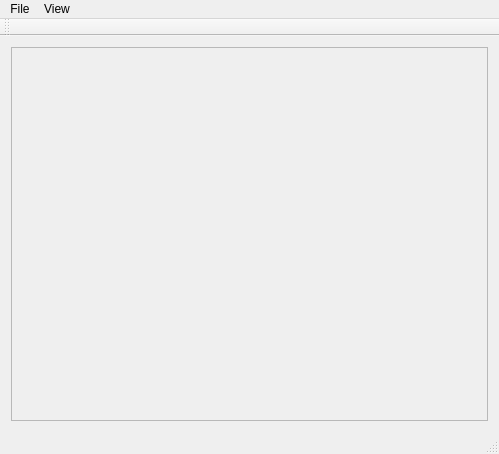
<?xml version="1.0" encoding="UTF-8"?>
<ui version="4.0">
 <class>MainWindow</class>
 <widget class="QMainWindow" name="MainWindow">
  <property name="geometry">
   <rect>
    <x>0</x>
    <y>0</y>
    <width>499</width>
    <height>454</height>
   </rect>
  </property>
  <property name="sizePolicy">
   <sizepolicy hsizetype="Expanding" vsizetype="Expanding">
    <horstretch>0</horstretch>
    <verstretch>0</verstretch>
   </sizepolicy>
  </property>
  <property name="sizeIncrement">
   <size>
    <width>1</width>
    <height>1</height>
   </size>
  </property>
  <property name="windowTitle">
   <string>MainWindow</string>
  </property>
  <widget class="QWidget" name="centralWidget">
   <property name="sizePolicy">
    <sizepolicy hsizetype="Expanding" vsizetype="Expanding">
     <horstretch>0</horstretch>
     <verstretch>0</verstretch>
    </sizepolicy>
   </property>
   <property name="sizeIncrement">
    <size>
     <width>1</width>
     <height>1</height>
    </size>
   </property>
   <layout class="QVBoxLayout" name="verticalLayout_2">
    <item>
     <widget class="QScrollArea" name="scrollArea">
      <property name="widgetResizable">
       <bool>true</bool>
      </property>
      <widget class="QWidget" name="scrollAreaWidgetContents">
       <property name="geometry">
        <rect>
         <x>0</x>
         <y>0</y>
         <width>479</width>
         <height>381</height>
        </rect>
       </property>
       <layout class="QVBoxLayout" name="verticalLayout">
        <item>
         <widget class="QLabel" name="pic">
          <property name="sizePolicy">
           <sizepolicy hsizetype="Preferred" vsizetype="Preferred">
            <horstretch>0</horstretch>
            <verstretch>0</verstretch>
           </sizepolicy>
          </property>
          <property name="sizeIncrement">
           <size>
            <width>1</width>
            <height>1</height>
           </size>
          </property>
          <property name="text">
           <string/>
          </property>
          <property name="scaledContents">
           <bool>false</bool>
          </property>
          <property name="alignment">
           <set>Qt::AlignLeading|Qt::AlignLeft|Qt::AlignTop</set>
          </property>
         </widget>
        </item>
       </layout>
      </widget>
     </widget>
    </item>
   </layout>
  </widget>
  <widget class="QMenuBar" name="menuBar">
   <property name="geometry">
    <rect>
     <x>0</x>
     <y>0</y>
     <width>499</width>
     <height>21</height>
    </rect>
   </property>
   <widget class="QMenu" name="menudsfdf">
    <property name="title">
     <string>File</string>
    </property>
    <addaction name="actionOpen_picture"/>
    <addaction name="actionSave_points"/>
   </widget>
   <widget class="QMenu" name="menuView">
    <property name="title">
     <string>View</string>
    </property>
    <widget class="QMenu" name="menuZoom">
     <property name="title">
      <string>Scale</string>
     </property>
     <addaction name="actionZoom_in"/>
     <addaction name="actionZoom_out"/>
    </widget>
    <widget class="QMenu" name="menuRotate">
     <property name="title">
      <string>Rotate</string>
     </property>
     <addaction name="actionRotate_clockwise"/>
     <addaction name="actionRotate_counter"/>
    </widget>
    <addaction name="menuRotate"/>
    <addaction name="menuZoom"/>
   </widget>
   <addaction name="menudsfdf"/>
   <addaction name="menuView"/>
  </widget>
  <widget class="QStatusBar" name="statusBar"/>
  <widget class="QToolBar" name="toolBar">
   <property name="windowTitle">
    <string>toolBar</string>
   </property>
   <attribute name="toolBarArea">
    <enum>TopToolBarArea</enum>
   </attribute>
   <attribute name="toolBarBreak">
    <bool>false</bool>
   </attribute>
  </widget>
  <action name="actionOpen_picture">
   <property name="text">
    <string>Open picture</string>
   </property>
   <property name="toolTip">
    <string>Open picture (Ctrl O)</string>
   </property>
   <property name="shortcut">
    <string>Ctrl+O</string>
   </property>
  </action>
  <action name="actionSave_points">
   <property name="text">
    <string>Save points</string>
   </property>
   <property name="toolTip">
    <string>Save points (Ctrl S)</string>
   </property>
   <property name="shortcut">
    <string>Ctrl+S</string>
   </property>
  </action>
  <action name="actionZoom_in">
   <property name="text">
    <string>Zoom in</string>
   </property>
   <property name="toolTip">
    <string>Zoom in (Ctrl +)</string>
   </property>
   <property name="shortcut">
    <string>Ctrl++</string>
   </property>
  </action>
  <action name="actionZoom_out">
   <property name="text">
    <string>Zoom out</string>
   </property>
   <property name="toolTip">
    <string>Zoom out (Ctrl -)</string>
   </property>
   <property name="shortcut">
    <string>Ctrl+-</string>
   </property>
  </action>
  <action name="actionRotate_clockwise">
   <property name="text">
    <string>Rotate clockwise</string>
   </property>
   <property name="toolTip">
    <string>Rotate clockwise (Ctrl .)</string>
   </property>
   <property name="shortcut">
    <string>Ctrl+.</string>
   </property>
  </action>
  <action name="actionRotate_counter">
   <property name="text">
    <string>Rotate counter</string>
   </property>
   <property name="toolTip">
    <string>Rotate counter (Ctrl ,)</string>
   </property>
   <property name="shortcut">
    <string>Ctrl+,</string>
   </property>
  </action>
 </widget>
 <layoutdefault spacing="6" margin="11"/>
 <resources/>
 <connections/>
</ui>
